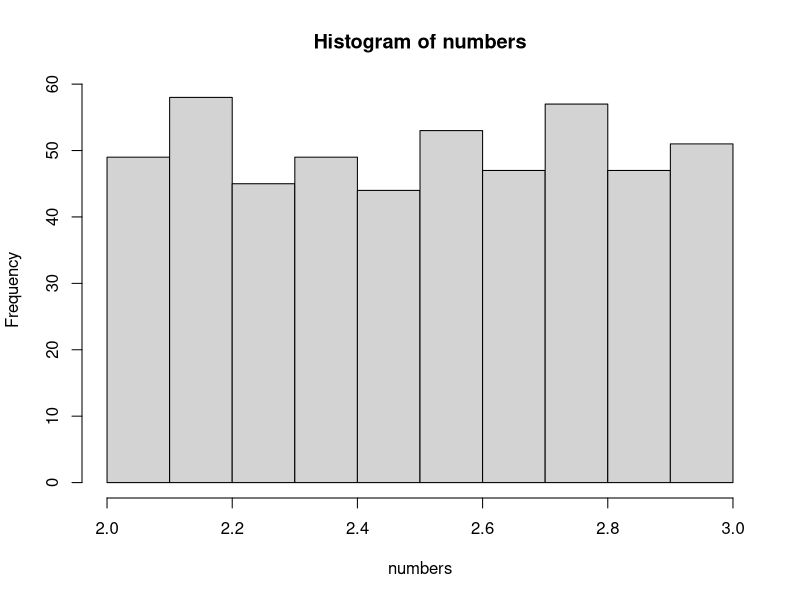
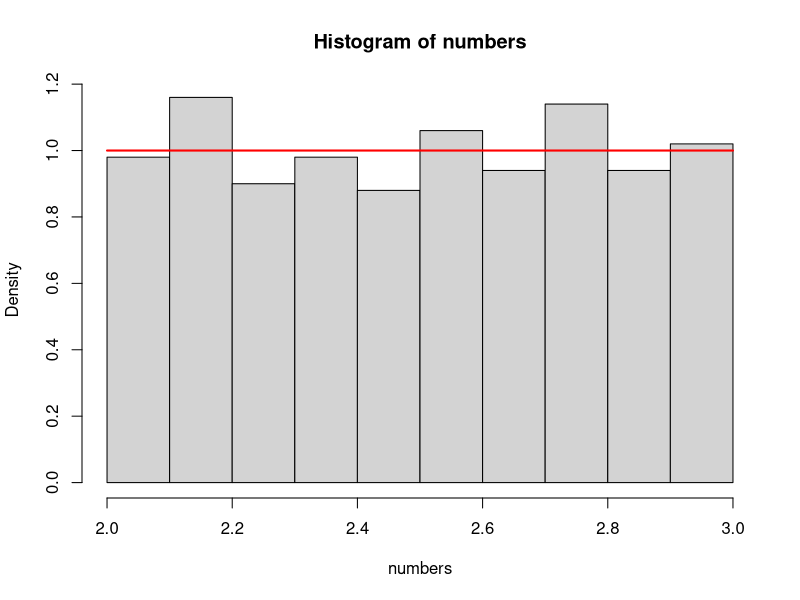
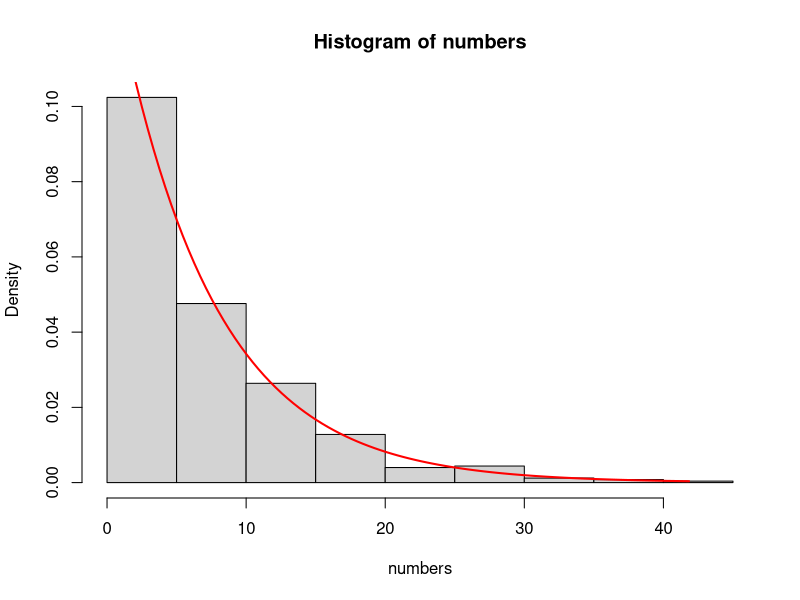
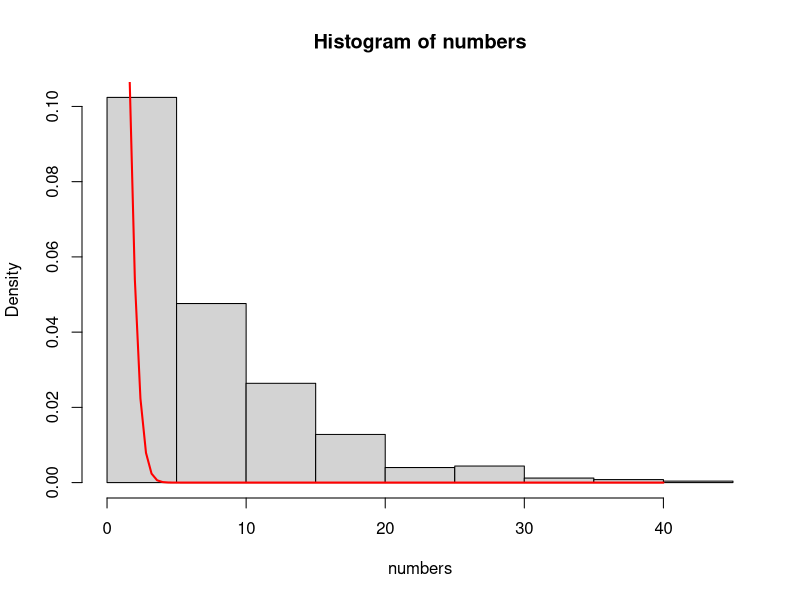

Write the R code that produced these figures, in order. (Note: this script raises an error after producing the figures.)
#32
numbers <- runif(500, 2, 3)
hist(numbers)
hist(numbers, probability = T)
curve(dunif(x, 2, 3), from=2, to=3, add=T, lwd=2, col="red")

#33
numbers <- rexp(500, 1/7)
hist(numbers, probability = T)
curve(dexp(x, 1/7), from=0, to=max(numbers), add=T, lwd=2, col="red")

#34
nubers <- rnorm(500, 0, 1)
hist(numbers, probability = T)
curve(dnorm(x, 0, 1), from=0, to=40, add=T, lwd=2, col="red")

#35
# X = количество душ гел в опаковка
# X ~ U(248, 255)
# # P(X < 250) = P(X <= 250)
punif(250, 248, 255)

# v=?  P(X > v) = 0.95
# P(X <= v) = 0.05
qunif(0.05, 248, 255)

#36
# X = време на живот на лазерен диод
# X ~ Exp(1/10)
# P(X > 10) = 1 - P(X <= 10)
1 - pexp(10, 1/10)

# P(7 < X < 11) = P(X < 11) - P(X < 7)
pexp(11, 1/10) - pexp(7, 1/10)

# t=?  P(X > t) = 0.97
# P(X <= t) = 0.03
qexp(0.03, 1/10)

#37
# X = изразходвано количество кашкавал за седмица
# X ~ N(mu=41, sigma^2=25)
# P(X > 51) = 1 - P(X <= 51)
1 - pnorm(51, 41, 5)

# P(45 < X < 50) = P(X < 50) - P(X < 45)
pnorm(50, 41, 5) - pnorm(45, 41, 5)

# t=?  P(X <= t) = 0.99
qnorm(0.99, 41, 5)

#38
# P(A) със симулации
vol <- rnorm(100000, 252, 3)
sum(vol>250)/length(vol)

# P(B) със симулации
sim.5cups <- function() {
  volume5cups <- rnorm(5, 252, 3)
  sum(volume5cups>250) <= 2
}
res <- replicate( 100000, sim.5cups() )
sum(res)/length(res)

#############################################

# X = обем течност, който машина налива в една чаша
# X ~ N(mu=252, sigma=3)
# P(A) = P(X > 250) = 1 - P(X <= 250)
1 - pnorm(250, 252, 3)

# Y = брой наливания с над 250 мл от общо 5 наливания
# Y ~ Bi(n=5, p=p.a)
# P(Y<=2)
pbinom(2, 5, p.a)

#39
x <- runif(10000, -1, 1)
y <- runif(10000, -1, 1)
points_in_circle <- sum(x^2 + y^2 < 1)
approx_pi <- 4 * points_in_circle / 10000
approx_pi
pi

plot(x, y, pch=".", col="gray")
curve( sqrt(1-x^2), from=-1, to=1, add=T, col="red" )
curve( -sqrt(1-x^2), from=-1, to=1, add=T, col="red" )

#40
x <- runif(10000, 0.8, 4)
f_x <- exp(-(x^2) / 2) / sqrt(2 * pi)
mean_fx <- sum(f_x) / length(f_x)
integral <- (mean_fx) * (4 - 0.8)
integral